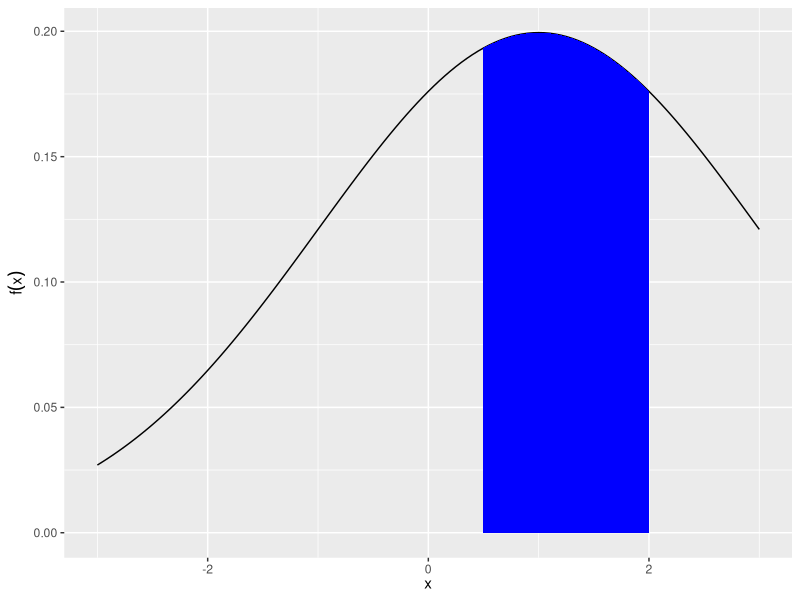
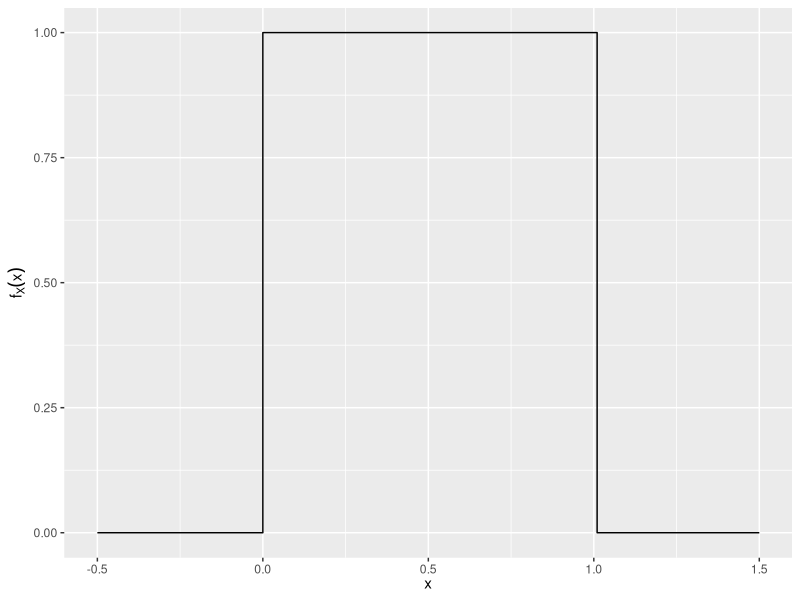

Source code (R) for these figures, in order: (Note: this script raises an error after producing the figures.)
## ---- chunk 1

## ---- chunk 2
library(tidyverse)
library(patchwork)
library(here)
library(gganimate)
## ---- chunk 3
norm_pdf <- tibble(
  x = seq(-3, 3, by = .05),
  y = dnorm(x = x, mean = 1, sd = 2),
  fill = x >= .5 & x <= 2
)

ggplot(norm_pdf) +
  geom_line(aes(x, y)) +
  geom_ribbon(
    data = filter(norm_pdf, fill),
    aes(
      x = x,
      ymin = 0, ymax = y
    ),
    fill = "blue"
  ) +
  labs(
    x = expression(x),
    y = expression(f(x))
  )
## ---- chunk 4
tibble(
  x = seq(-.5, 1.5, by = .01),
  y = dunif(x)
) %>%
  ggplot(aes(x, y)) +
  geom_step() +
  labs(
    x = expression(x),
    y = expression(f[X](x))
  )
## ---- chunk 5
function_plot +
  stat_function(mapping = aes(color = "Exponential(1)"), fun = dexp, args = list(rate = 1)) +
  stat_function(mapping = aes(color = "Exponential(3)"), fun = dexp, args = list(rate = 3)) +
  stat_function(mapping = aes(color = "Exponential(5)"), fun = dexp, args = list(rate = 5)) +
  scale_color_brewer(type = "qual") +
  xlim(0, 5) +
  labs(y = expression(f[X](x)),
       color = NULL)
## ---- chunk 6
unif_pdf <- function(a, b) {
  tibble(
    x = seq(a - 1, b + 1, by = .01),
    pdf = dunif(x = x, min = a, max = b)
  ) %>%
    ggplot(aes(x, pdf)) +
    geom_line() +
    labs(
      title = "Uniform PDF",
      subtitle = bquote(a == .(a) ~ b == .(b)),
      x = expression(x),
      y = expression(f[X](x))
    )
}

unif_cdf <- function(a, b) {
  tibble(
    x = seq(a - 1, b + 1, by = .01),
    cdf = punif(q = x, min = a, max = b)
  ) %>%
    ggplot(aes(x, cdf)) +
    geom_line() +
    labs(
      title = "Uniform CDF",
      subtitle = bquote(a == .(a) ~ b == .(b)),
      x = expression(x),
      y = expression(F[X](x))
    )
}

unif_pdf(0, 1) +
  unif_cdf(0, 1)
## ---- chunk 7
norm_pdf <- function(mu, sigma) {
  tibble(
    x = seq(-5, 5, by = .01),
    pdf = dnorm(x = x, mean = mu, sd = sigma)
  ) %>%
    ggplot(aes(x, pdf)) +
    geom_line() +
    labs(
      title = "Normal PDF",
      subtitle = bquote(mu == .(mu) ~ sigma^2 == .(sigma^2)),
      x = expression(x),
      y = expression(f[X](x))
    )
}

norm_cdf <- function(mu, sigma) {
  tibble(
    x = seq(-5, 5, by = .01),
    cdf = pnorm(q = x, mean = mu, sd = sigma)
  ) %>%
    ggplot(aes(x, cdf)) +
    geom_line() +
    labs(
      title = "Normal CDF",
      subtitle = bquote(mu == .(mu) ~ sigma^2 == .(sigma^2)),
      x = expression(x),
      y = expression(f[X](x))
    )
}

norm_pdf(0, 1) +
  norm_cdf(0, 1)
## ---- chunk 8
tibble(
  x = seq(-5, 15, by = .05),
  Z = dnorm(x),
  Y = dnorm(x, mean = 6, sd = 2)
) %>%
  gather(norm, val, -x) %>%
  ggplot(aes(x, val, color = norm)) +
  geom_line() +
  scale_color_brewer(type = "qual") +
  labs(
    x = NULL,
    y = "Density height",
    color = NULL
  ) +
  theme(legend.position = "bottom")
## ---- chunk 9
set.seed(124)
y <- rnorm(1000, mean = .39, sd = sqrt(.0025))

clt_plot <- seq(from = 2, to = length(y), length.out = 100) %>%
  round() %>%
  map_dfr(~ y[1:.x] %>%
            enframe(name = "y") %>%
            mutate(nobs = .x)) %>%
  ggplot(mapping = aes(x = value)) +
  geom_density() +
  stat_function(
    fun = dnorm, n = 101, args = list(mean = .39, sd = sqrt(.0025)),
    color = "blue"
  ) +
  labs(
    title = "Number of observations = {closest_state}",
    x = "Mean",
    y = "Density"
  ) +
  transition_states(states = nobs)

animate(clt_plot, nframes = 200)
## ---- chunk 10
function_plot +
  stat_function(
    mapping = aes(color = "Exponential(1)"),
    fun = dexp, args = list(rate = 1), n = 501
  ) +
  stat_function(
    mapping = aes(color = "Exponential(5)"),
    fun = dexp, args = list(rate = 5), n = 501
  ) +
  stat_function(
    mapping = aes(color = "Gamma(3, 2)"),
    fun = dgamma, args = list(shape = 3, rate = 2), n = 501
  ) +
  scale_color_brewer(type = "qual") +
  xlim(0, 10) +
  labs(
    y = expression(f(x)),
    color = NULL
  ) +
  coord_cartesian(
    xlim = c(0, 10),
    ylim = c(0, 1)
  )
## ---- chunk 11
function_plot +
  stat_function(
    mapping = aes(color = "Gamma(3, 2)"),
    fun = dgamma, args = list(shape = 3, rate = 2), n = 501
  ) +
  stat_function(
    mapping = aes(color = "Gamma(5, 2)"),
    fun = dgamma, args = list(shape = 5, rate = 2), n = 501
  ) +
  stat_function(
    mapping = aes(color = "Gamma(3, 3)"),
    fun = dgamma, args = list(shape = 3, rate = 3), n = 501
  ) +
  scale_color_brewer(type = "qual") +
  xlim(0, 10) +
  labs(
    y = expression(f(x)),
    color = NULL
  ) +
  coord_cartesian(
    xlim = c(0, 10),
    ylim = c(0, 1)
  )
## ---- chunk 12
expand.grid(
  x = seq(from = 0, to = 100, length.out = 201),
  df = seq(from = 1, to = 50)
) %>%
  as_tibble() %>%
  mutate(y = dchisq(x, df)) %>%
  ggplot(mapping = aes(x = x, y = y)) +
  geom_line() +
  labs(
    title = "Chi-squared",
    subtitle = "{closest_state} degrees of freedom",
    y = "Density"
  ) +
  transition_states(states = df) +
  view_follow(fixed_x = TRUE)
## ---- chunk 13
expand.grid(
  x = seq(from = -6, 6, length.out = 201),
  df = seq(from = 1, to = 50)
) %>%
  as_tibble() %>%
  mutate(y = dt(x, df)) %>%
  ggplot(mapping = aes(x = x, y = y)) +
  geom_line() +
  stat_function(fun = dnorm, n = 201, color = "blue") +
  labs(
    title = "Student's t",
    subtitle = "{closest_state} degrees of freedom",
    y = "Density"
  ) +
  transition_states(states = df) +
  view_follow(fixed_x = TRUE)
